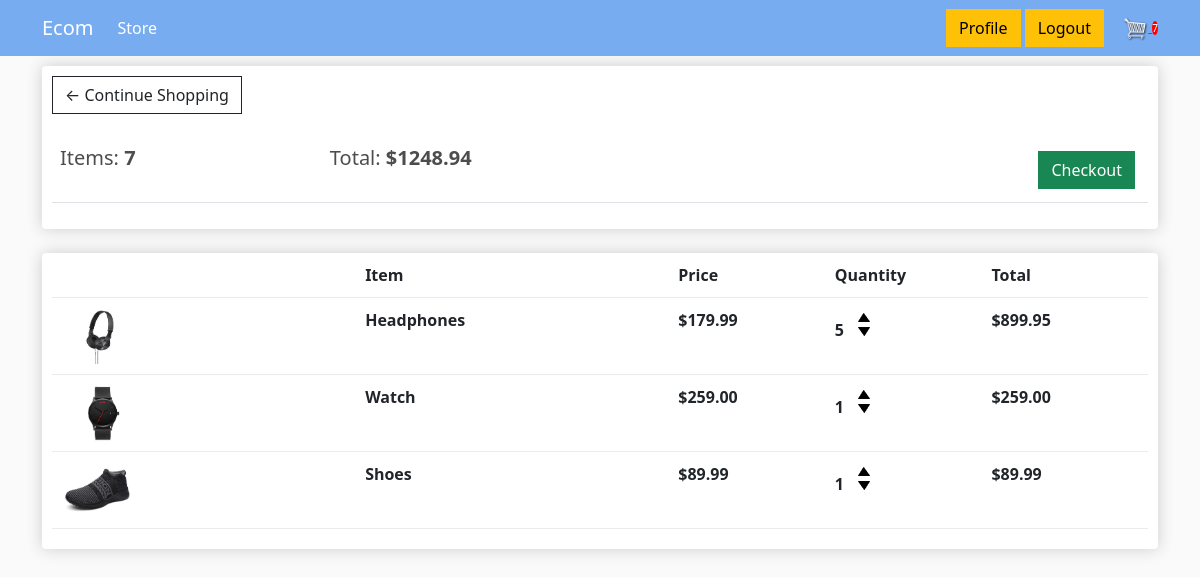
The page /cart/ (signed in) on the database as committed earlier.
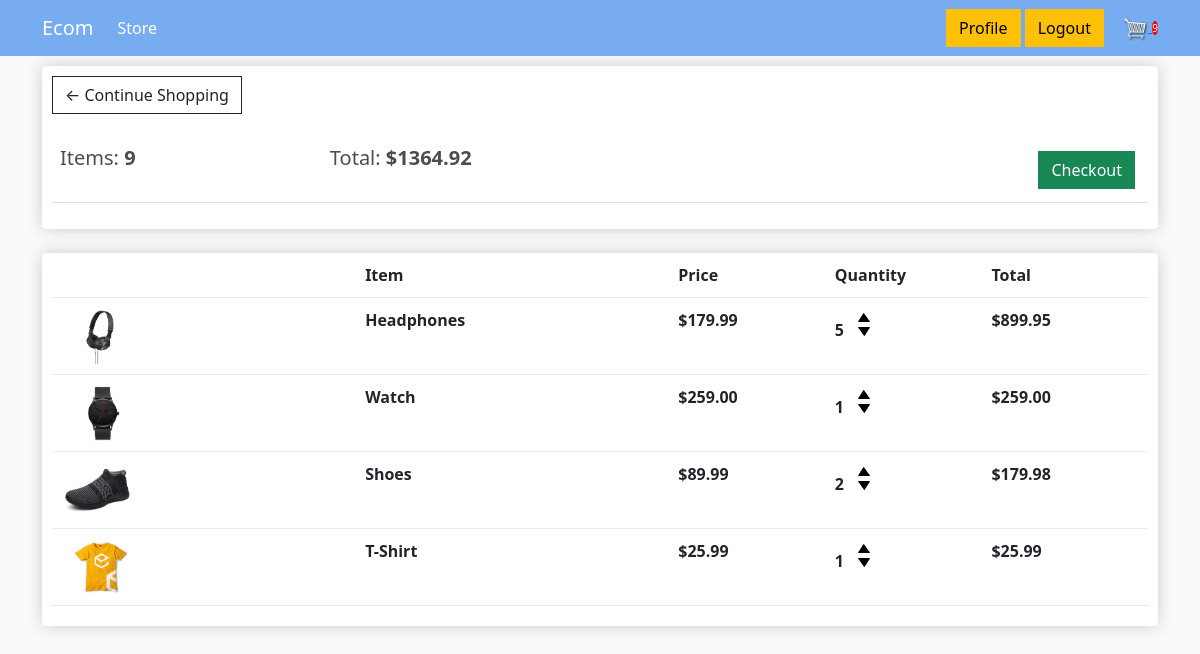
The same page on the database as committed later.
### store/models.py (models this page shows, shortened)
class Order(models.Model):
    customer = models.ForeignKey(Customer, on_delete=models.SET_NULL, null=True)
    date_ordered = models.DateTimeField(auto_now_add=True)
    complete = models.BooleanField(default=False, blank=False)
    transaction_id = models.CharField(max_length=255, null=True)
    """Write logic behind shipping for digital and non digital products"""
    @property
    def shipping(self):
        shipping = False
        orderitems = self.orderitem_set.all()
        for i in orderitems:
            if i.product.digital == False:
                shipping = True
        return shipping
    @property
    def get_cart_total(self):
        orderitems = self.orderitem_set.all()
        total = sum([orderitem.get_total for orderitem in orderitems])
        return total
    @property
    def get_cart_items(self):
        orderitems = self.orderitem_set.all()
        total = sum([item.quantity for item in orderitems])
        return total

class OrderItem(models.Model):
    product = models.ForeignKey(Product, on_delete=models.SET_NULL, null=True)
    order = models.ForeignKey(Order, on_delete=models.SET_NULL, null=True)
    quantity = models.IntegerField(null=True, blank=True)
    date_added = models.DateTimeField(auto_now_add=True)
    @property
    def get_total(self):
        total = self.product.price * self.quantity
        return total

class Product(models.Model):
    category = models.ForeignKey(Category, on_delete=models.SET_NULL, null=True, blank=True)
    name = models.CharField(max_length=100, null=True)
    price = models.FloatField()
    digital = models.BooleanField(default=False)
    image = models.ImageField(null=True, blank=True)
    @property
    def imageURL(self):
        try:
            url = self.image.url
        except:
            url = ""
        return url

### store/views.py (the view)
# urls.py: path('cart/', views.cart, name='cart'),
def cart(request):
    if request.user.is_authenticated:
        customer = request.user.customer
        order, created = Order.objects.get_or_create(customer=customer, complete=False)
        items = order.orderitem_set.all()
        cartItems = order.get_cart_items
    else:
        """ For Unauthenticated Users. """
        items = []
        order = {'get_cart_total':0, 'get_cart_items':0}
        cartItems = order['get_cart_items']
    context = {'items':items, 'order': order,
        'cartItems':cartItems
    }
    return render(request, 'store/cart.html', context=context)

### store/templates/store/cart.html
{% extends 'base.html' %}
{% load static %}
{% block content %}
    <div class="row">
        <div class="col-lg-12">
            <div class="box-element">
                <a class="btn btn-outline-dark" href="{% url 'store' %}">&#x2190; Continue Shopping</a>
                <br>
                <br>
                <table class="table">
                    <tr>
                        <th><h5>Items: <strong>{{order.get_cart_items}}</strong></h5></th>
                        <th><h5>Total: <strong>${{ order.get_cart_total|floatformat:2 }}</strong></h5></th>
                        <th>
                            <a class="btn btn-success" style="float:right; margin:5px;" href="{% url 'checkout' %}" >Checkout</a>
                        </th>
                    </tr>
                </table>
            </div>
            <br>
            <div class="box-element">
                <div class="cart-row">
                    <div style="flex:2"></div>
                    <div style="flex:2"><strong>Item</strong></div>
                    <div style="flex:1"><strong>Price</strong></div>
                    <div style="flex:1"><strong>Quantity</strong></div>
                    <div style="flex:1"><strong>Total</strong></div>
                </div>
                {% for item in items %}
                    <div class="cart-row">
                        <div style="flex:2"><img class='row-image' src="{{ item.product.imageURL }}"/></div>
                        <div style="flex:2"><strong>{{ item.product.name }}</strong></div>
                        <div style="flex:1"><strong>${{ item.product.price|floatformat:2 }}</strong></div>
                        <div style="flex:1">
                            <p class="quantity">{{ item.quantity }}</p>
                            <div class="quantity">
                                <img data-product={{item.product.id}} data-action="add" class="chg-quantity update-cart" src="{% static  'imgs/icons/arrow-up.png' %}">
                                <img data-product={{item.product.id}} data-action="remove" class="chg-quantity update-cart" src="{% static  'imgs/icons/arrow-down.png' %}">
                            </div>
                        </div>
                        <div style="flex:1"><strong>${{ item.get_total|floatformat:2 }}</strong></div>
                    </div>
                {% endfor %}
            </div>
        </div>
    </div>
{% endblock %}

Rows that differ between the two databases and show on the page:
changed through a linked row, Order: get_cart_items "7" → "9"; get_cart_total "1248.94" → "1364.92"
changed OrderItem "Shoes": quantity "1" → "2"; get_total "89.99" → "179.98"
added OrderItem: product.imageURL (picture), product.name "T-Shirt", product.price "25.99", quantity "1", get_total "25.99"
Other text that changed with them:
{{ cartItems }}: "7" → "9"
